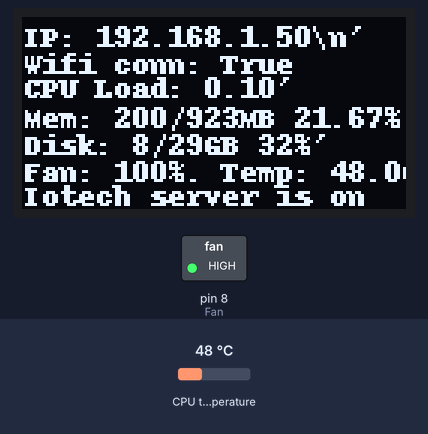
The program below on a simulated Raspberry Pi (header pin numbers). Parts: 128×64 one-colour display, switched loads named in the program (green lamp = pin HIGH). The test bench sets the inputs (shaded band); at power-on: CPU temperature 48 °C. System figures (address, load, memory, disk, uptime) are fixed made-up values; what the program prints to the terminal is not drawn.

Above: at 1.3 s.
1.4 s: CPU temperature set to 39 °C
At 12.0 s:
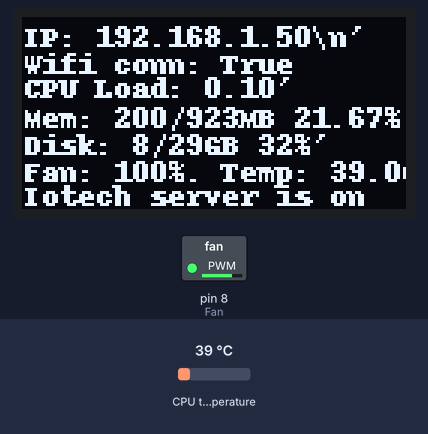
12.3 s: CPU temperature set to 44 °C
At 21.5 s:
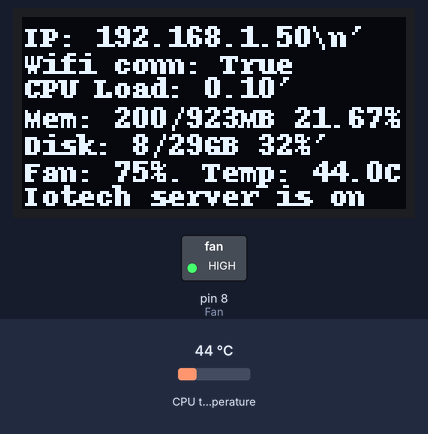
22.7 s: CPU temperature set to 31 °C
At 32.1 s:
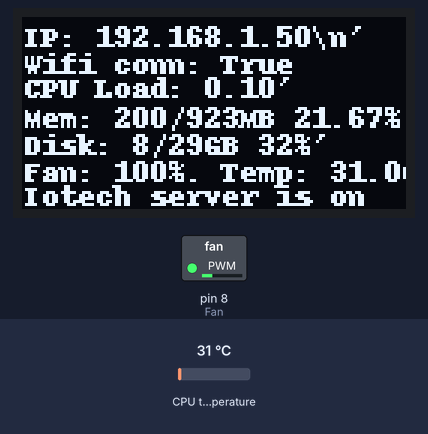
Timing chart, 0 to 33.6 s (numbered marks = the images above; inputs shaded):
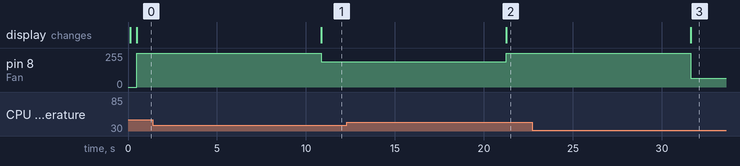

The program:

fan_lcd.py
```python
from luma.core import cmdline, error
import time
import datetime
from luma.core.render import canvas
import sys
import subprocess
import RPi.GPIO as GPIO
import time
import subprocess as sp
import socket

GPIO.setwarnings(False)

# initializing GPIO, setting mode to BOARD.
# Default pin of fan is physical pin 8, GPIO14
Fan = 8
GPIO.setmode(GPIO.BOARD)
GPIO.setup(Fan, GPIO.OUT)

fan = GPIO.PWM(Fan, 50)
fan.start(0)


def display_settings(device, args):
    """
    Display a short summary of the settings.

    :rtype: str
    """
    iface = ''
    display_types = cmdline.get_display_types()
    if args.display not in display_types['emulator']:
        iface = f'Interface: {args.interface}\n'

    lib_name = cmdline.get_library_for_display_type(args.display)
    if lib_name is not None:
        lib_version = cmdline.get_library_version(lib_name)
    else:
        lib_name = lib_version = 'unknown'

    import luma.core
    version = f'luma.{lib_name} {lib_version} (luma.core {luma.core.__version__})'

    return f'Version: {version}\nDisplay: {args.display}\n{iface}Dimensions: {device.width} x {device.height}\n{"-" * 60}'


def get_device(actual_args=None):
    """
    Create device from command-line arguments and return it.
    """
    if actual_args is None:
        actual_args = sys.argv[1:]
    parser = cmdline.create_parser(description='luma.examples arguments')
    args = parser.parse_args(actual_args)

    if args.config:
        # load config from file
        config = cmdline.load_config(args.config)
        args = parser.parse_args(config + actual_args)

    # create device
    try:
        device = cmdline.create_device(args)
        print(display_settings(device, args))
        return device

    except error.Error as e:
        parser.error(e)
        return None


def get_temp():  # Function to read in the CPU temperature and return it as a float in degrees celcius
    output = sp.run(['vcgencmd', 'measure_temp'], capture_output=True)
    temp_str = output.stdout.decode()
    try:
        return float(temp_str.split('=')[1].split('\'')[0])
    except (IndexError, ValueError):
        raise RuntimeError('Could not get temperature')


def internet(host="8.8.8.8", port=53, timeout=3):
    """
    Host: 8.8.8.8 (google-public-dns-a.google.com)
    OpenPort: 53/tcp
    Service: domain (DNS/TCP)
    """
    try:
        socket.setdefaulttimeout(timeout)
        socket.socket(socket.AF_INET, socket.SOCK_STREAM).connect((host, port))
        return True
    except socket.error as ex:
        return False


def server(host="192.168.1.100", port=8080, timeout=3):
    try:
        socket.setdefaulttimeout(timeout)
        socket.socket(socket.AF_INET, socket.SOCK_STREAM).connect((host, port))
        return True
    except socket.error as ex:
        return False


def main():
    print(f"initial temp {get_temp()} degree")
    speed = 100
    device = get_device()

    while True:

        # Shell scripts for system monitoring from here : https://unix.stackexchange.com/questions/119126/command-to-display-memory-usage-disk-usage-and-cpu-load
        cmd = "hostname -I | cut -d\' \' -f1"
        IP = subprocess.check_output(cmd, shell=True)
        cmd = "top -bn1 | grep load | awk '{printf \"CPU Load: %.2f\", $(NF-2)}'"
        CPU = subprocess.check_output(cmd, shell=True)
        cmd = "free -m | awk 'NR==2{printf \"Mem: %s/%sMB %.2f%%\", $3,$2,$3*100/$2 }'"
        MemUsage = subprocess.check_output(cmd, shell=True)
        cmd = "df -h | awk '$NF==\"/\"{printf \"Disk: %d/%dGB %s\", $3,$2,$5}'"
        Disk = subprocess.check_output(cmd, shell=True)
        temp = get_temp()
        serverIotech = server()
        if serverIotech is True:
            serverIotech = "on"
        else:
            serverIotech = "off"

        with canvas(device) as draw:
            x = 1
            top = 1
            draw.text((x, top), "IP: " + str(IP).split("b'")[1], fill=255)
            draw.text((x, top + 9), "Wifi conn: " + str(internet()) + "", fill=255)
            draw.text((x, top + 17), str(CPU).split("b'")[1], fill=255)
            draw.text((x, top + 27), str(MemUsage).split("b'")[1], fill=255)
            draw.text((x, top + 36), str(Disk).split("b'")[1], fill=255)
            draw.text((x, top + 45), "Fan: " + str(speed) + "%. " + "Temp: " + str(temp) + "C", fill=255)

            if temp > 42:
                speed = 100
            elif 40 < temp < 42:
                pass
            elif 35 < temp < 40:
                speed = 75
            elif 33 < temp < 35:
                pass
            elif 30 < temp < 33:
                speed = 25
            else:
                speed = 10

            draw.text((x, top + 53), "Iotech server is " + serverIotech, fill=255)
            # print(f"temp: {temp}; speed: {speed}%")

        fan.ChangeDutyCycle(speed)
        time.sleep(10)


if __name__ == "__main__":
    try:
        main()
    except KeyboardInterrupt:
        pass
```

Measured:
- after the input at 1.4 s, pin 8 (Fan): 255/255 → 191/255 after 9.5 s; the display: changes after 9.5 s (image 1)
- after the input at 12.3 s, pin 8 (Fan): 191/255 → 255/255 after 8.9 s; the display: changes after 8.9 s (image 2)
- after the input at 22.7 s, pin 8 (Fan): 255/255 → 64/255 after 8.9 s; the display: changes after 8.9 s (image 3)
